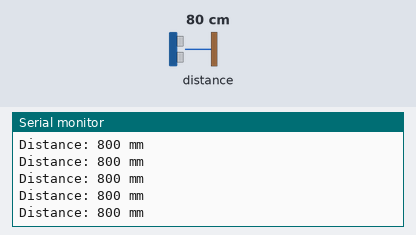
This sketch was run on a simulated Arduino Uno, built with avr-gcc and run on an emulated ATmega328P. Shown: the last lines printed to the serial monitor. Inputs (shaded band) come from the test bench; at power-on: distance to the obstacle 80 cm.

Above: at 1.2 s.
1.3 s: distance to the obstacle set to 250 cm
At 1.49 s:
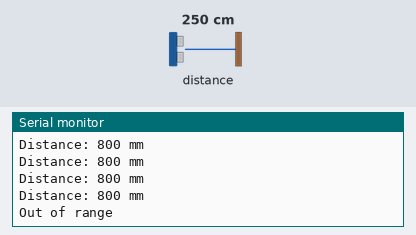
3.4 s: distance to the obstacle set to 2 cm
At 3.49 s:
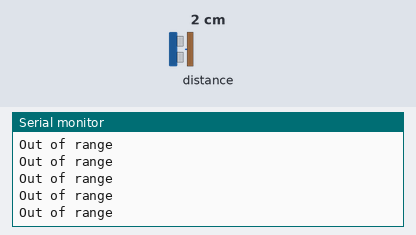

Measured:
- after the input at 1.3 s, the serial monitor: prints a new line after 0.07 s (image 1)

The sketch:

arduino_test_code.ino
```cpp
#include <Wire.h>
#include <Adafruit_VL53L0X.h>

Adafruit_VL53L0X lox = Adafruit_VL53L0X();

void setup()
{
    Serial.begin(115200);
    Wire.begin();

    Serial.println("Starting VL53L0X...");

    while(!lox.begin())
    {
        Serial.println("VL53L0X not detected!");
        for (int i = 0;i < 10000;i ++);

    }

    Serial.println("VL53L0X detected!");
}

void loop()
{
    VL53L0X_RangingMeasurementData_t measure;

    lox.rangingTest(&measure, false);

    if (measure.RangeStatus != 4)
    {
        Serial.print("Distance: ");
        Serial.print(measure.RangeMilliMeter);
        Serial.println(" mm");
    }
    else
    {
        Serial.println("Out of range");
    }

    delay(100);
}
```
